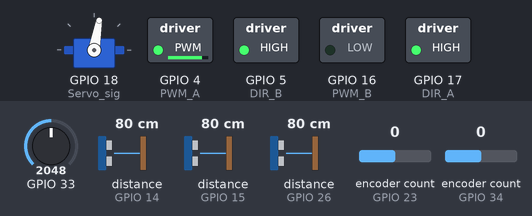
Recording of a program running on a simulated ESP32. On the bench: servo, switched loads named in the program (green lamp = pin HIGH). The test bench sets the inputs (shaded band); at power-on: distance to the obstacle (sensors on GPIO 14, GPIO 15, GPIO 26) 80 cm, GPIO 33 = 2048, encoder count (sensors on GPIO 23, GPIO 34) 0. The echo pulse lasts 58.3 µs per cm; what the program prints to the serial monitor is not drawn.

Above: at 1.3 s.
1.4 s: distance to the obstacle (sensor on GPIO 14) set to 17 cm
2.9 s: distance to the obstacle (sensor on GPIO 14) set to 12 cm
At 3.04 s:
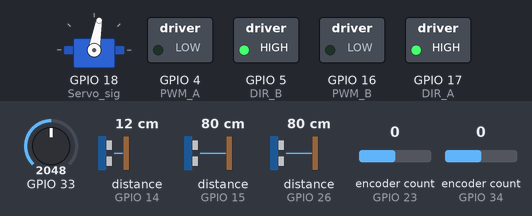
At 3.68 s:
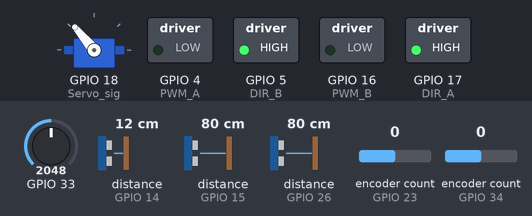
5.9 s: distance to the obstacle (sensor on GPIO 14) set to 18 cm
At 7.0 s:
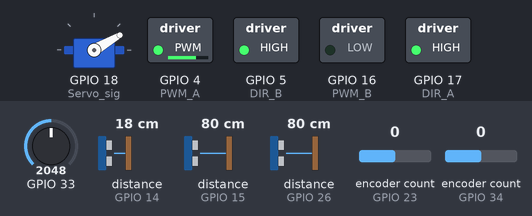
Timing chart, 0 to 8.9 s (numbered marks = the images above; inputs shaded):
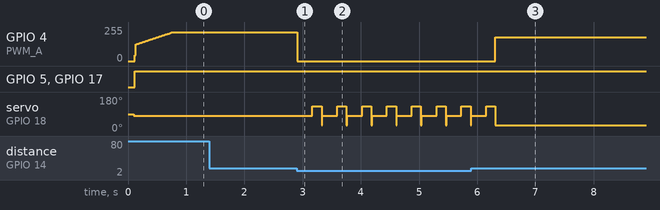

Measured:
- the behaviour switches between 15 and 14 cm on distance to the obstacle (sensor on GPIO 14) (found by bisection; images 0 and 1)
- after the input at 1.4 s, every drawn part: stays the same
- after the input at 2.9 s, GPIO 4 (PWM_A): 215/255 → 0/255 at once; servo on GPIO 18 (Servo_sig): 80° → 130° after 0.27 s, then repeats every 0.43 s: 30° 0.01 s, 80° 0.26 s, 130° 0.16 s
- after the input at 5.9 s, GPIO 4 (PWM_A): 0/255 → 177/255 after 0.41 s; servo on GPIO 18 (Servo_sig): goes on until 6.3 s, then stays 30°

The program:

main.cpp
```cpp
#include <Arduino.h>
#include <NewPing.h>
#include <ESP32Servo.h>
#include <ESP32Encoder.h>

Servo servo;
ESP32Encoder encoder_r;
ESP32Encoder encoder_l;

//Defining UltraSonic Sensors
const int frontSen_trig = 12;
const int frontSen_echo = 14;

NewPing sonar_front(frontSen_trig, frontSen_echo, 100);

const int rightSen_trig = 27;
const int rightSen_echo = 26;

NewPing sonar_right(rightSen_trig, rightSen_echo, 100);

const int leftSen_trig = 2;
const int leftSen_echo = 15;

NewPing sonar_left(leftSen_trig, leftSen_echo, 100);

//Defining Servo signal
const int Servo_sig = 18;

//Defining Motors
const int PWM_A = 4;
const int PWM_B = 16;

const int DIR_A = 17;
const int DIR_B = 5;

uint32_t freq = 732;
uint32_t resolution = 12;
uint32_t MotorA = 0;
uint32_t MotorB = 1;


//Defining Morotr Encoders
const int encoderRight_A = 35;
const int encoderRight_B = 34;

const int encoderLeft_A = 23;
const int encoderLeft_B = 22;


//Encoder counts
int counter_R = 0;
int counter_L = 0;
int prev_counter_r = 0;
int prev_counter_l = 0;

//distance to obstacles measured by ultrasonic sensors.
int dist_r;
int dist_l;
int dist_f;
int dist_f_r;
int dist_f_l;

//distance moved by each wheel
float motion_r = 0;
float motion_l = 0;
float Dc;
int sum_m_r = 0;
int sum_m_l = 0;

// Command Velocity to each wheel

float vel_r = 0;
float vel_l = 0;

//robot geometry
const float wheel_base = 220;
const float wheel_radius = 32;

int phi_current;
int phi_des;

// State estimate from odometry
float x_p = 0;
float y_p = 0;
float phi_p = 0.0;

//Target Location

int x_g = 4000;
int y_g = 2000;

int E_x ;
int E_y ;


//PID terms for phi

const int Kp_phi = 30;
const int Kd_phi = 0.5;
const int Ki_phi = 0.4;

float prev_d_phi = 0;
float e_d_phi=0;
float e_i_phi = 0;
int sum_i_phi;
const int limit_i_phi = 1;

// PID terms for v
int Kp_v = 50;
int Kd_v = 10;
int Ki_v = 3;

int error_v_r;
int error_v_l;
float prev_d_v = 0;
float e_d_v=0;
float e_i_v = 0;
int sum_i_v_r = 0;
int sum_i_v_l = 0;
int limit_i_v = 500;
int move_est_r;
int move_est_l;
int f_vel_r;
int f_vel_l;

int counter_r_pid = 0;
int counter_l_pid = 0;
int corrected_v_r = 0;
int corrected_v_l = 0;

//Motor command:
int u_v_r;
int u_v_l;

// Timers:
unsigned long global_prev_millis;
unsigned long PID_millis_v = 0;
unsigned long PID_prev_v = 0;
unsigned long PID_millis_gtg = 0;
unsigned long PID_prev_gtg = 0;
unsigned long loop_time = 0;
unsigned long PID_millis = 0;

// Steps:
int step = 1;

const float pi = 3.141592653989;
float dt= 0.01;
float degTorad = .017453;
float radTodeg = 57.2958;

// Vector and orientation calculations;
float crd[2];
float vec_x[] = {1, 0};
float vec_y[] = {0, 1};


//Defining Custom Functions:
void Move(float vel_r, float vel_l);
void sense(int angle);
void encode();
void odom();
void gotogoal(int x, int y);
void AvoidObstacle();
void followObstacle(int x, int y);
void ensure_phi(int v, float w);
void ensure_v(float vel_r, float vel_l);
void set_pid();
int goal_check(int x, int y);
void stop();
void rotate(float angle);
void get_crd(float m1, float m2, int x, int y, int angle);
float vect_angle(float v1[], float v2[]);
int gtg_check(int prev_dist, float obst_vect[]);


void setup() {

  Serial.begin(115200);

  servo.attach(Servo_sig);

  ESP32Encoder::useInternalWeakPullResistors=UP;
	encoder_l.attachFullQuad(23, 22);
	encoder_r.attachFullQuad(34, 35);
  encoder_l.clearCount();
  encoder_r.clearCount();

  pinMode(DIR_A, OUTPUT);
  pinMode(DIR_B, OUTPUT);
  ledcSetup(MotorA, freq, resolution);
  ledcSetup(MotorB, freq, resolution);
  ledcAttachPin(PWM_A, MotorA);
  ledcAttachPin(PWM_B, MotorB);

  pinMode(encoderLeft_A, INPUT);
  pinMode(encoderLeft_B, INPUT);
  pinMode(encoderRight_A, INPUT);
  pinMode(encoderRight_B, INPUT);

  pinMode(frontSen_echo, INPUT);
  pinMode(frontSen_trig, OUTPUT);

  pinMode(rightSen_echo, INPUT);
  pinMode(rightSen_trig, OUTPUT);

  pinMode(leftSen_echo, INPUT);
  pinMode(leftSen_trig, OUTPUT);

  // Set initial Encoder Value
  counter_R = encoder_r.getCount();
  counter_L = encoder_l.getCount();


  // Set Motor to be off

  ledcWrite(MotorA, 0);
  ledcWrite(MotorB, 0);
  delay(100);


}

void loop() {

  global_prev_millis = millis();

  int reached  = goal_check(x_g, y_g);

  if (reached  == 1){
    stop();
  }

  else {

    servo.write(80);
    sense(0);

    if (dist_f >=30 && dist_l >= 15 && dist_r >=15){
      gotogoal(x_g, y_g);

    }

    else if (dist_f >=15 && dist_l >= 5 && dist_r >=5){
      AvoidObstacle();
    }

    else{
      followObstacle(x_g, y_g);
    }

    if ((global_prev_millis - PID_millis) >=10){
      set_pid();
      PID_millis = global_prev_millis;
    }


  }


  //loop_time = micr() - prev_millis;
  //Serial.print(" time ");
  //Serial.println(loop_time);
}


int goal_check(int x, int y){

  odom();
  E_x = x - x_p;
  E_y = y - y_p;

  int mag_dist = sqrt((E_x*E_x) + (E_y*E_y));


  if (mag_dist <= 100){
    return 1;
  }
  else {
    return 0;
  }
}

void gotogoal(int x, int y){

  if ((global_prev_millis - PID_prev_gtg) >=9 || step == 1){

    // Update position estimate
    odom();
    // update timer
    PID_prev_gtg = global_prev_millis;

    //Angle Errors
    E_x = x - x_p;
    E_y = y - y_p;

    float phi_g = atan2(E_y, E_x);

    float E_g = phi_g - phi_p;
    E_g = atan2(sin(E_g), cos(E_g));


    e_i_phi = e_i_phi + E_g*dt;
    e_d_phi = (E_g - prev_d_phi)/dt;
    prev_d_phi = E_g;

    if (e_i_phi > limit_i_phi){
      e_i_phi = limit_i_phi;
    }

    //PID for angle control
    float w = E_g * Kp_phi + e_i_phi * Ki_phi + e_d_phi * Kd_phi;

    int mag_dist  = sqrt((E_x*E_x)+ (E_y*E_y));
    int v ;
    if (mag_dist >= 1000){
      v= 25*33.5;
    }

    else {

      v = 25 - 3*(1-mag_dist/1000);
    }


    //limiting V to ensure phi
    ensure_phi(v, w);


    if (step == 1){
      Move(vel_r, vel_l);
    }

    step = 2;

    Serial.print(v);
    Serial.print(" ");
    Serial.print(w);
    Serial.print(" ");
    Serial.print(x_p);
    Serial.print(" ");
    Serial.print(y_p);
    Serial.print(" ");
    Serial.print(phi_p);
    Serial.println(" ");
  }

  if ((global_prev_millis - PID_millis_v) >=3 ){ // && (move_est_l >=1 || move_est_r >= 1)

        ensure_v(vel_r, vel_l);
        PID_millis_v = global_prev_millis;
        //Serial.println(PID_millis_v);
      }

}

void stop(){

  ledcWrite(MotorA, 0);
  ledcWrite(MotorB, 0);

}

void AvoidObstacle(){


}

void followObstacle(int x, int y){

  // Get Odometry data
  stop();
  odom();
  sense(1);

  //Angle Errors
  E_x = x - x_p;
  E_y = y - y_p;
  float vect_gtg[] = {E_x, E_y};

  //local vector for front right and left obstacle points
  get_crd(dist_f_r, 0,112, 0, 50);
  float vec_l_fr[] = {crd[0], crd[1]};

  get_crd(dist_f_l, 0, 112, 0, -50);
  float vec_l_fl[] = {crd[0], crd[1]};

  //global coordinates for front right and left obstacle points
  get_crd(vec_l_fr[0],vec_l_fr[1], x_p, y_p, phi_p);
  float crd_g_fr[] = {crd[0], crd[1]};

  get_crd(vec_l_fl[0],vec_l_fl[1], x_p, y_p, phi_p);
  float crd_g_fl[] = {crd[0], crd[1]};


  //c and cc vectors
  float vec_obs_cc[] = {crd_g_fl[0] - crd_g_fr[0],crd_g_fl[1] - crd_g_fr[1]};
  float vec_obs_c[] = {crd_g_fr[0] - crd_g_fl[0],crd_g_fr[1] - crd_g_fl[1]};


  // angle between cc and gtg, c and gtg respectively
  float ang_dir_cc = vect_angle(vec_obs_cc, vect_gtg);
  float ang_dir_c = vect_angle(vec_obs_c, vect_gtg);


  if (ang_dir_cc >=0){


    float ang_follow_obs = acos(vect_angle(vec_obs_cc, vec_x));

    // rotate robot to align with obstacle
    rotate(ang_follow_obs);

    //measure distance to front obstacle
    sense(0);
    int front_dist = dist_f;

    //rotate front sensor to the obstacle
    servo.write(130);

    int actual_dist = 0;
    int step = 1;
    float angle_dif = 0;
    int is_gtg = 0;
    int dist_tt = vec_normalize(vect_gtg);
    unsigned long PID_prev_fo = 0;

    while (((actual_dist <= 0.8*front_dist) && (angle_dif <= 0.52)) || is_gtg == 0){

      unsigned long follow_obs_millis = millis();

      if ((follow_obs_millis - PID_prev_fo) >=9){

        // Update position estimate
        odom();

        PID_prev_fo = follow_obs_millis;

        //Angle Errors

        float E_g = ang_follow_obs - phi_p;
        E_g = atan2(sin(E_g), cos(E_g));

        e_i_phi = e_i_phi + E_g*dt;
        e_d_phi = (E_g - prev_d_phi)/dt;
        prev_d_phi = E_g;

        if (e_i_phi > limit_i_phi){
          e_i_phi = limit_i_phi;
        }

        //PID for angle control
        float w = E_g * Kp_phi + e_i_phi * Ki_phi + e_d_phi * Kd_phi;

        actual_dist += Dc;

        int v;
        if (actual_dist >= 0.6 * front_dist){
          v= 25*33.5;
        }

        else {

          v = 25 - 3*(1-front_dist/1000);
        }

        //limiting V to ensure phi
        ensure_phi(v, w);

        if (step == 1){
          Move(vel_r, vel_l);
        }

        step = 2;

        // Re-calculate orientation vector
        sense(0);
        //local vector for front right and left obstacle points

        get_crd(dist_f, 0, 112, 0, 50);
        float vec_l_f[] = {crd[0], crd[1]};

        get_crd(dist_r, 0, 60, 40, -50);
        float vec_l_r[] = {crd[0], crd[1]};

        //global coordinates for front right and left obstacle points
        get_crd(vec_l_f[0],vec_l_f[1], x_p, y_p, phi_p);
        float crd_g_f[] = {crd[0], crd[1]};

        get_crd(vec_l_r[0],vec_l_r[1], x_p, y_p, phi_p);
        float crd_g_r[] = {crd[0], crd[1]};

        //c and cc vectors
        float vec_obs[] = {crd_g_f[0] - crd_g_r[0],crd_g_f[1] - crd_g_r[1]};

        // angle between cc and gtg, c and gtg respectively
        ang_follow_obs = vect_angle(vec_obs, vec_x);

        angle_dif = ang_follow_obs - phi_p;

        // Check if we can gtg now
        is_gtg = gtg_check(dist_tt, vec_obs);

        Serial.print(v);
        Serial.print(" ");
        Serial.print(w);
        Serial.print(" ");
        Serial.print(x_p);
        Serial.print(" ");
        Serial.print(y_p);
        Serial.print(" ");
        Serial.print(phi_p);
        Serial.println(" ");
      }

      if ((follow_obs_millis - PID_millis_v) >=3 ){ // && (move_est_l >=1 || move_est_r >= 1)

            ensure_v(vel_r, vel_l);
            PID_millis_v = follow_obs_millis;

          }

        }
  }

}

void sense(int angle){

  if (angle == 0){

  dist_l = sonar_left.ping_cm();
  dist_f = sonar_front.ping_cm();
  dist_r = sonar_right.ping_cm();

  }

  else{

  dist_f_r = sonar_front.ping_cm();
  servo.write(80);
  delay(50);
  dist_l = sonar_left.ping_cm();
  delay(150);
  dist_f = sonar_front.ping_cm();
  delay(50);
  servo.write(130);
  dist_r = sonar_right.ping_cm();
  delay(150);
  dist_f_l = sonar_front.ping_cm();
  servo.write(30);
  }

}

void encode(){

  counter_R = -1 * encoder_r.getCount();
  counter_L = encoder_l.getCount();

}


void odom(){

  //Odometry calculations
  encode();
  motion_r = 2*pi*wheel_radius *(counter_R - prev_counter_r)/823.0;
  motion_l = 2*pi*wheel_radius*(counter_L - prev_counter_l)/823.0;
  Dc = (motion_r + motion_l)/2;

  x_p = x_p + Dc * cos(phi_p);
  y_p = y_p + Dc* sin(phi_p);
  phi_p = phi_p + (motion_l - motion_r)/wheel_base;

  move_est_r = (counter_R - prev_counter_r);
  move_est_l = (counter_L - prev_counter_l);

  sum_m_r +=  motion_r;
  sum_m_l +=  motion_l;

  prev_counter_r = counter_R;
  prev_counter_l = counter_L;

}

void Move(float v_r, float v_l){

  if (v_r >= 0 ){
    digitalWrite(DIR_A, HIGH);
  } else {
    digitalWrite(DIR_A, LOW);
  }

  if (v_l >= 0){
    digitalWrite(DIR_B, HIGH);
  } else {
    digitalWrite(DIR_B, LOW);
  }

  if (step == 1){
  f_vel_r = v_r * v_r* 12.0 - 523.0 * v_r + 7200;
  f_vel_l = v_l * v_l * 12.0 - 523.0 * v_l + 6200;
  u_v_r = constrain(f_vel_r, 1400, 4095);
  u_v_l = constrain(f_vel_l, 1400, 4095);

  }

  else{
    u_v_l = v_l;
    u_v_r = v_r;

  }

  ledcWrite(MotorA, u_v_l);
  ledcWrite(MotorB, u_v_r);

}

void rotate(float angle){

  float ang_err = angle - phi_p;
  ang_err = atan2(sin(ang_err), cos(ang_err));

  while (ang_err>= 0.087){

    unsigned long rotate_millis = millis();
    unsigned long prev_rotate_millis = 0;

    if (rotate_millis - prev_rotate_millis >= 3){
      e_i_phi = e_i_phi + ang_err*dt;
      e_d_phi = (ang_err - prev_d_phi)/dt;
      prev_d_phi = ang_err;

      if (e_i_phi > limit_i_phi){
        e_i_phi = limit_i_phi;
      }

      //PID for angle control
      float w = ang_err * Kp_phi + e_i_phi * Ki_phi + e_d_phi * Kd_phi;
      int v = 0;

      ensure_phi(v, w);
      ensure_v(vel_r, vel_l);

    }

  }
}

void ensure_phi(int v, float w){

  int vel_max = 35;
  int vel_min = 20;
  float w_int = w;

  float w_lim_comp = ((wheel_radius/wheel_base)*(vel_max-vel_min));
  float vel_lim = constrain(abs(v),(wheel_radius/2)*(2*vel_min), wheel_radius/2 * (2.0 * vel_max));
  float w_lim = constrain( w_int, -1* w_lim_comp, w_lim_comp);
  float vel_d_r = (2*vel_lim - w_lim*wheel_base)/(2*wheel_radius);
  float vel_d_l = (2*vel_lim + w_lim*wheel_base)/(2*wheel_radius);
  float vel_rl_max = max(vel_d_r, vel_d_l);
  float vel_rl_min = min(vel_d_r, vel_d_l);

  if (abs(v) > 0){
    if (vel_rl_max > vel_max) {
      vel_r  = vel_d_r - (vel_rl_max - vel_max);
      vel_l = vel_d_l - (vel_rl_max - vel_max);
    } else if(vel_rl_min <vel_min){
      vel_r  = vel_d_r + (vel_min - vel_rl_min);
      vel_l = vel_d_l + (vel_min - vel_rl_min);
    } else {
      vel_r = vel_d_r;
      vel_l = vel_d_l;
    }

  }

  else {
    float w_min = wheel_radius/wheel_base * (2 * -0.7 * vel_max);
    float w_max = wheel_radius/wheel_base * (2 * 0.7 * vel_max);

    if (abs(w) > w_min) {
      float abs_w = abs(w);
      w =  constrain (abs_w, w_min, w_max);
    } else {
      w = 0;
    }

    vel_r = (-w*wheel_base)/(2*wheel_radius);
    vel_l = (w*wheel_base)/(2*wheel_radius);

  }

}

void ensure_v(float v_r, float v_l){

  odom();

  float abs_v_r = abs(v_r);
  float abs_v_l = abs(v_l);

  error_v_r =  v_r * 3 / (2 * pi) * 823/1000 - (counter_R - counter_r_pid);
  error_v_l =  v_l * 3 / (2 * pi) * 823/1000 - (counter_L - counter_l_pid);

  counter_l_pid = counter_L;
  counter_r_pid = counter_R;

  sum_i_v_l += error_v_l;
  sum_i_v_r += error_v_r;

  sum_i_v_l = constrain(sum_i_v_l, -1 * limit_i_v, limit_i_v);
  sum_i_v_r = constrain(sum_i_v_r, -1 * limit_i_v, limit_i_v);

  int u_r =  Kp_v * error_v_r + Ki_v * sum_i_v_r;
  int u_l =  Kp_v * error_v_l + Ki_v * sum_i_v_l;

  if (vel_r ==  20) {
    u_r = 0;
  }

  if (vel_l == 20){
    u_l = 0;
  }


  u_r = constrain(u_r, 0, 4095);
  u_l = constrain(u_l, 0, 4095);


  Move(u_r * v_r/abs_v_r, u_l * v_l/abs_v_l);

  PID_millis_v = millis();

}


void set_pid(){

  Kp_v = analogRead(33);

  Kp_v = map(Kp_v, 0, 4095, 0, 300);

}

void get_crd(float m1, float m2, int x, int y, int angle){

   angle = angle * degTorad;
   crd[0] = m1 * cos(angle) - m2 * sin(angle) + x;
   crd[1] = m1 * sin(angle) + m2 * cos(angle) + y;

}

float vec_normalize(float vec[]){

  float normalized = sqrt( vec[0]*vec[0] + vec[1]*vec[1]);

  return normalized;

}

float vect_angle(float v1[], float v2[]){

  float norm1  = vec_normalize(v1);
  float norm2 = vec_normalize(v2);
  float cos_angle = (v1[0]*v2[0] + v1[1]*v2[1] )/(norm1* norm1);

  return cos_angle;
}

int gtg_check(int prev_dist, float obst_vect[]){


  // check angle
  get_crd(obst_vect[0], obst_vect[1], 0, 0, 90);

  float avoid_obst_vect[] = {crd[0], crd[1]};

  float gtg_vect[] = {x_g - x_p, y_g - y_p};

  float vec_angle = vect_angle(avoid_obst_vect, gtg_vect);

  //check distance
  int actual_dist = vec_normalize(gtg_vect);

  if (vec_angle <=0 && actual_dist <= prev_dist){
    return 1;
  }

  else {
    return 0;
  }

}
```
